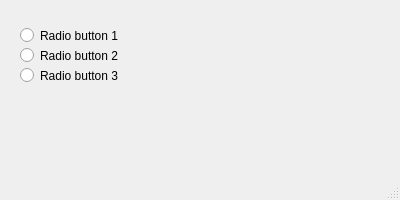
<?xml version="1.0" encoding="UTF-8"?>
<ui version="4.0">
 <class>main_window</class>
 <widget class="QMainWindow" name="main_window">
  <property name="geometry">
   <rect>
    <x>0</x>
    <y>0</y>
    <width>400</width>
    <height>200</height>
   </rect>
  </property>
  <property name="windowTitle">
   <string>Main Window</string>
  </property>
  <widget class="QWidget" name="central_widget">
   <widget class="QRadioButton" name="radio_button_1">
    <property name="geometry">
     <rect>
      <x>20</x>
      <y>20</y>
      <width>131</width>
      <height>31</height>
     </rect>
    </property>
    <property name="text">
     <string>Radio button 1</string>
    </property>
   </widget>
   <widget class="QRadioButton" name="radio_button_2">
    <property name="geometry">
     <rect>
      <x>20</x>
      <y>40</y>
      <width>131</width>
      <height>31</height>
     </rect>
    </property>
    <property name="text">
     <string>Radio button 2</string>
    </property>
   </widget>
   <widget class="QRadioButton" name="radio_button_3">
    <property name="geometry">
     <rect>
      <x>20</x>
      <y>60</y>
      <width>131</width>
      <height>31</height>
     </rect>
    </property>
    <property name="text">
     <string>Radio button 3</string>
    </property>
   </widget>
   <widget class="QLabel" name="out_label">
    <property name="geometry">
     <rect>
      <x>20</x>
      <y>100</y>
      <width>291</width>
      <height>16</height>
     </rect>
    </property>
    <property name="text">
     <string/>
    </property>
   </widget>
  </widget>
  <widget class="QMenuBar" name="menu_bar">
   <property name="geometry">
    <rect>
     <x>0</x>
     <y>0</y>
     <width>400</width>
     <height>21</height>
    </rect>
   </property>
  </widget>
  <widget class="QStatusBar" name="status_bar"/>
 </widget>
 <resources/>
 <connections/>
</ui>
